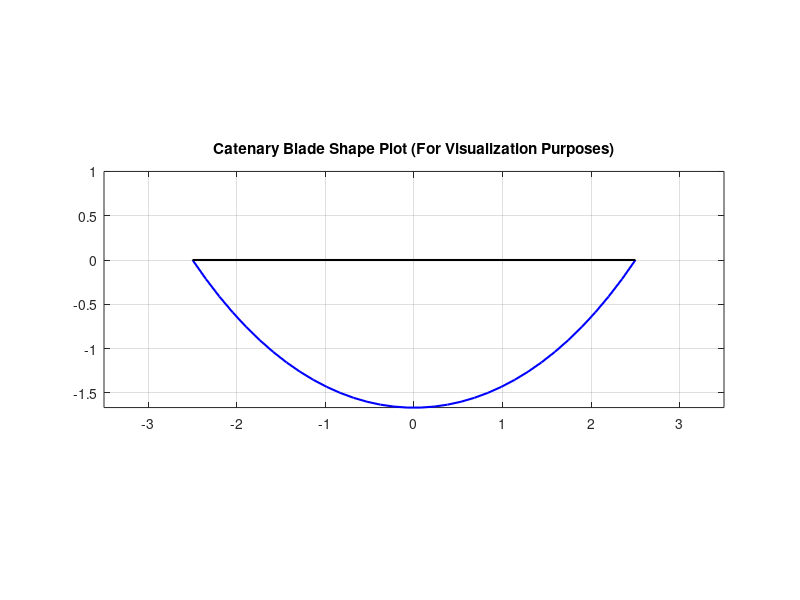

MATLAB code to generate this figure: (Note: this script raises an error after producing the figure.)
clear
close all
clc
% Variables that can be changed
Chord_Lengths = [0.0762, 0.0762, 3]; % chord lengths in inches
bladeName = 'NREL_5MW'; % Change this to match your blade name
numberBlades = '3';
H = 2.5; % Half the height of the shaft (non-varying parameter)
N1 = 34; % Number of airfoil segments used to approximate the blade
S = 0.5; % Value that you scale TAxis by
z = linspace(0,2*H,N1)';
AR = 1.5; % Aspect Ratio...This value is eqaul to H/R;
R_true = H/AR;
% End of Variables that can be changed

space = ' ';
z1 = linspace(-H,H,N1)';

N2 = 1000;
aa = linspace(1,5,N2);
R_approx = -aa + aa.*cosh(H./aa);
R = interp1(R_approx,R_approx,R_true,'nearest');
for j = 1:N2
    if (R_approx(j) == R)
        a = aa(j);
    end
end
% The block below uses a search to find the value of a
% for j = 1:N2
%     if (R_approx(j) <= 1.67)&(R_approx(j) >= 1.6659)
%         disp('Potential Value of a:');
%         disp(aa(j));
%         a = aa(j);
%     end
% end
% The equation below is for visualization purposes
% The equation we will export must be shifted and flipped due to the way
% that Qblade takes in data
y_viz = a*cosh(z1/a) - a*cosh(H/a);
y_calc = -a*cosh(z/a - H/a) + a*cosh(H/a); % use this for calculations in Qblade
figure
plot(z1,y_viz,'b','LineWidth',1.5)
hold on
plot([-H H],[0 0],'k','LineWidth',1.5)
hold off
title('Catenary Blade Shape Plot (For Visualization Purposes)')
grid on
axis equal
axis([-(H+1) (H+1) -inf 1])
%maximum value occurs -a + a cosh(H/a)
Twist = num2str(zeros(N1,1));
Circ = num2str(zeros(N1,1));
Height = num2str(0.3048*z);
Radius = num2str(0.3048*y_calc);
TAxis = num2str(S*ones(N1,1));

Chord = ones(N1,1);

Chord(1:5) = Chord_Lengths(1)*Chord(1:5);
Chord(6:29) = Chord_Lengths(2)*Chord(6:29);
Chord(30:34) = Chord_Lengths(1)*Chord(30:34);
%Chord(5:10) = Chord_Lengths(2)*Chord(5:10);
%Chord(11:15) = Chord_Lengths(3)*Chord(11:15);

% In between the line above and the line below, make assignments like
% the one made in the line above in order to create the chord lengths you
% want
% I reallty only need to go halfway through the chord..i.e. to N1/2
% Then I can just reverse everything on the way back
Chord = num2str(Chord);
%for i = 1:N1
%T(i,:) = {Height(i),Chord(i),Twist(i),1,1,TAxis(i),'dog'};
%end
T1 = 'HEIGHT [m]'; % This used to read "POS [m]"
T2 = 'CHORD [m]';
T3 = 'RADIUS [m]'; % delete these if this idea does not work
T4 = 'TWIST [deg]';
T5 = 'CIRC [deg]';
T6 = 'TAXIS [-]';
%T7 = 'POLAR_FILE';

s1 = '----------------------------------------QBlade Blade Definition File------------------------------------------------';
s2 = '----------------------------------------Object Name-----------------------------------------------------------------';
s3 = '----------------------------------------Parameters------------------------------------------------------------------';
s4 = '----------------------------------------Blade Data------------------------------------------------------------------';

k = zeros(2,1);
timeSpec = 'Time : %s\n';
Time = datetime('now','TimeZone','local','Format','HH:mm:ss');
dateSpec = 'Date : %s\n';
Date = datetime('now','TimeZone','local','Format','dd.MM.yyyy');
%formatSpec = '%.5f';

% Name your Blade File Below
fid = fopen('BladeFile2.txt','w');

fprintf(fid,s1);
fprintf(fid,'\n');
fprintf(fid,'Generated with : QBlade CE v 2.0.4.8_alpha windows\n');
fprintf(fid,'Archive Format: 310002\n');
fprintf(fid,timeSpec,Time);
fprintf(fid,dateSpec,Date);
fprintf(fid,'\n');
fprintf(fid,s2);
fprintf(fid,'\n');
fprintf(fid,bladeName);
for j = 1:(41 - length(bladeName))
    fprintf(fid,space);
end
fprintf(fid,'OBJECTNAME');
for j = 1:9
    fprintf(fid,space);
end
fprintf('- the name of the blade object\n');
fprintf(fid,'\n');
fprintf(fid,s3);
fprintf(fid,'\n');
fprintf(fid,'VAWT');
for j = 1:37
    fprintf(fid,space);
end
fprintf(fid,'ROTORTYPE');
for j = 1:10
    fprintf(fid,space);
end
fprintf(fid,'- the rotor type\n');
fprintf(fid,numberBlades);
for j = 1:40
    fprintf(fid,space);
end
fprintf(fid,'NUMBLADES');
for j = 1:10
    fprintf(fid,space);
end
fprintf(fid,'- number of blades\n');
fprintf(fid,s4);
fprintf(fid,'\n');
fprintf(fid,T1);
for j = 1:(20-length(T1))
    fprintf(fid,space);
end
fprintf(fid,T2);
% spacings of 20
for j = 1:(20-length(T2))
    fprintf(fid,space);
end
fprintf(fid,T3);
for j = 1:(20-length(T3))
    fprintf(fid,space);
end
fprintf(fid,T4);
for j = 1:(20-length(T4))
    fprintf(fid,space);
end
fprintf(fid,T5);
for j = 1:(20-length(T5))
    fprintf(fid,space);
end
fprintf(fid,T6);
for j = 1:(20-length(T6))
    fprintf(fid,space);
end
%fprintf(fid,T7);
fprintf(fid,'\n');
for j = 1:N1
    fprintf(fid,Height(j,:));
    for i = 1:(20-length(Height(j,:)))
        fprintf(fid,space);
    end
    fprintf(fid,Chord(j,:));
    for i = 1:(20-length(Chord(j,:)))
        fprintf(fid,space);
    end
    fprintf(fid,Radius(j,:));
    for i = 1:(20-length(Radius(j,:)))
        fprintf(fid,space);
    end
    fprintf(fid,Twist(j,:));
    for i = 1:(20-length(Twist(j,:)))
        fprintf(fid,space);
    end
    fprintf(fid,Circ(j,:));
    for i = 1:(20-length(Circ(j,:)))
        fprintf(fid,space);
    end
    fprintf(fid,TAxis(j,:));
    for i = 1:(20-length(TAxis(j,:)))
        fprintf(fid,space);
    end
    %fprintf(fid,'s'); % Replace with polar file later (also, turn it into a for loop)
    fprintf(fid,'\n');
end
% I have removed the need for a polar file, but i can add it back in if it
% becomes necessary